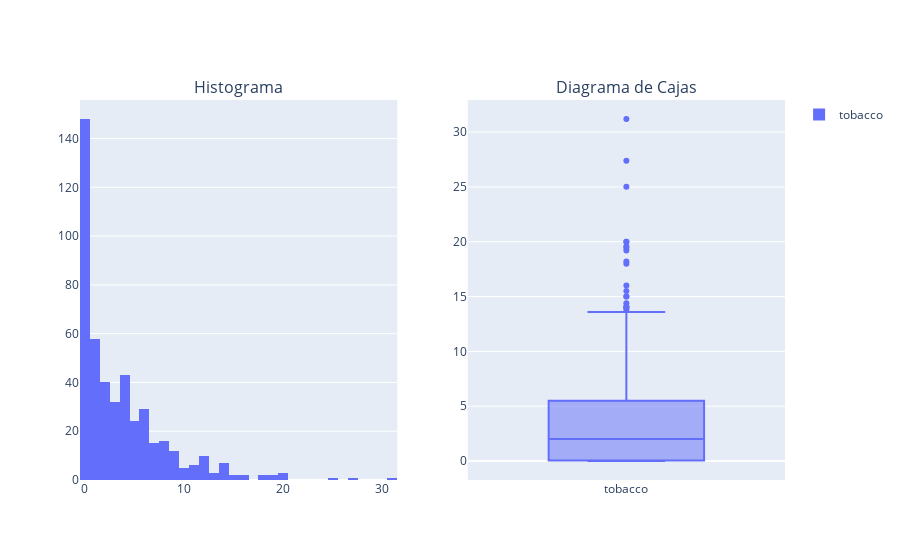

The cell this chart's notebook holds for it:
### Markdown cell above
#### Numéricas

### Code cell
# Crea un histograma y un boxplot para una variable numérica que elijas

fig_hist = px.histogram(var_num['tobacco'])
fig_box = px.box(var_num['tobacco'])

fig_subplots = make_subplots(rows=1, cols=2, subplot_titles=['Histograma', 'Diagrama de Cajas'])
fig_subplots.add_trace(fig_hist['data'][0], row=1, col=1)
fig_subplots.add_trace(fig_box['data'][0], row=1, col=2)

# Mostrar el gráfico combinado
fig_subplots.show()

### Figure 1 — Plotly figure (JSON) as saved in the notebook; plotly's stock layout.template omitted (floating-point values rounded to 4 significant figures; data arrays with more than 128 entries replaced by an {"elided": "..."} marker saying what was removed)
{"data": [{"alignmentgroup": "True", "bingroup": "x", "hovertemplate": "variable=tobacco<br>value=%{x}<br>count=%{y}<extra></extra>", "legendgroup": "tobacco", "marker": {"color": "#636efa", "pattern": {"shape": ""}}, "name": "tobacco", "offsetgroup": "tobacco", "orientation": "v", "showlegend": true, "type": "histogram", "x": {"elided": "462 float values"}, "xaxis": "x", "yaxis": "y"}, {"alignmentgroup": "True", "hovertemplate": "variable=%{x}<br>value=%{y}<extra></extra>", "legendgroup": "", "marker": {"color": "#636efa"}, "name": "", "notched": false, "offsetgroup": "", "orientation": "v", "showlegend": false, "type": "box", "x": {"elided": "462 str values"}, "x0": " ", "xaxis": "x2", "y": {"elided": "462 float values"}, "y0": " ", "yaxis": "y2"}], "layout": {"annotations": [{"font": {"size": 16}, "showarrow": false, "text": "Histograma", "x": 0.225, "xanchor": "center", "xref": "paper", "y": 1, "yanchor": "bottom", "yref": "paper"}, {"font": {"size": 16}, "showarrow": false, "text": "Diagrama de Cajas", "x": 0.775, "xanchor": "center", "xref": "paper", "y": 1, "yanchor": "bottom", "yref": "paper"}], "xaxis": {"anchor": "y", "domain": [0, 0.45]}, "xaxis2": {"anchor": "y2", "domain": [0.55, 1]}, "yaxis": {"anchor": "x", "domain": [0, 1]}, "yaxis2": {"anchor": "x2", "domain": [0, 1]}}}
